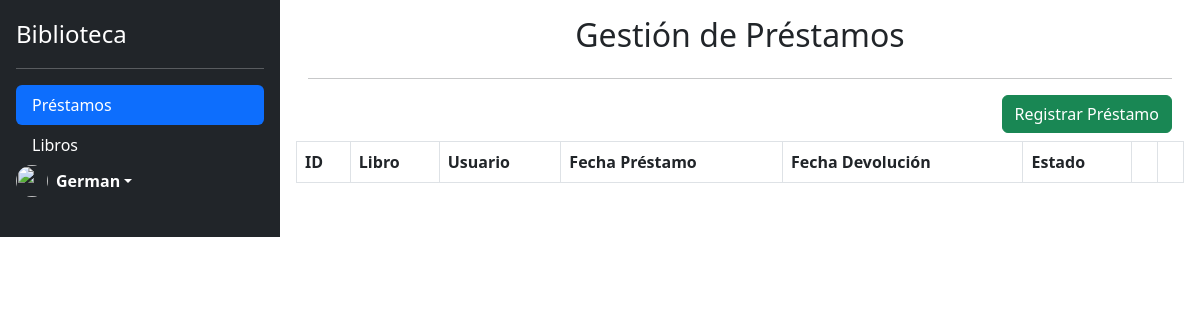
/vistas/index.php (signed in), run on an earlier commit of the app's database.
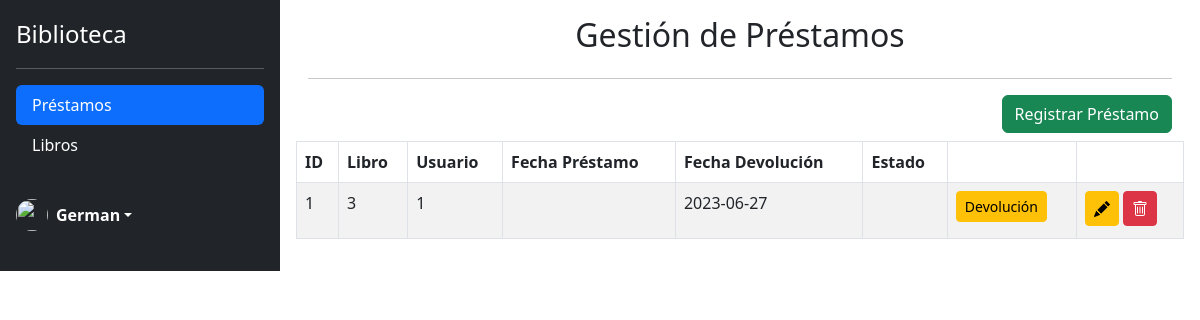
And on a later commit of the database.
### tables this page shows
CREATE TABLE `prestamo` (
  `id` int(11) NOT NULL,
  `id_libro` int(11) DEFAULT NULL,
  `id_usuario` int(11) DEFAULT NULL,
  `fecha_prestamo` date DEFAULT NULL,
  `fecha_devolución` date DEFAULT NULL,
  `estado` int(11) DEFAULT NULL
);

### controlador/controlador.php (called while the page is built, shortened)
<?php
include ('../modelos/clsprestamo.php');
function getPrestamos(){
    try {
        $conn =  connDB();
        $sql = "SELECT * FROM prestamo";
        $resultado = $conn->query($sql);
        $listaPrestamos = array();
        while ($fila = $resultado->fetch_assoc()) {
            $prestamo = new Prestamo ($fila['id'], $fila['id_libro'], $fila['id_usuario'], $fila['fecha_prestamo'], $fila['fecha_devolución'], $fila['estado']);
            $listaPrestamos[] = $prestamo;
        }
        return $listaPrestamos;
    } catch (Exception $e) {
        return 'Error: '.  $e->getMessage(). "\n";
    }
}
?>

### modelos/clsprestamo.php (called while the page is built, shortened)
<?php
class Prestamo{
    private $id;
    private $idLibro;
    private $idUsuario;
    private $fecha_devolucion;
    public function __construct($pId, $pIdLibro, $pIdUsuario, $pFecha_prestamo, $pFecha_devolucion, $pEstado){
        $this->id = $pId;
        $this->idLibro = $pIdLibro;
        $this->idUsuario = $pIdUsuario;
        $this->fecha_devolucion = $pFecha_prestamo;
    }
    public function getId(){
        return $this->id;
    }
    public function getIdLibro(){
        return $this->idLibro;
    }
    public function getIdUsuario(){
        return $this->idUsuario;
    }
    public function getFecha_devolucion(){
        return $this->fecha_devolucion;
    }
}
?>

### vistas/index.php (the view, shortened to what this page needs)
<?php
require('../controlador/controlador.php');
$sidebar_op = 1;
?>
<!DOCTYPE html>
<html lang="en">
<head>
  <?php include '../layout/head.php';?>
</head>
<body>
  <main class="d-flex flex-nowrap">
    <?php include '../layout/sidebar.php';?>
    <div class="d-flex flex-column p-3 w-100 frame">
        <div class="container">
            <div class="row">
              <h2 class="text-center">Gestión de Préstamos</h2>
            </div>
            <hr>
            <div class="row">
              <div class="d-grid gap-2 d-md-flex justify-content-md-end">
                <a href="prestamos-crear.php" class="btn btn-success mb-2">Registrar Préstamo</a>
              </div>
            </div>
            <div class="row">
              <table class="table table-striped table-bordered">
                <thead>
                  <tr>
                    <th scope="col">ID</th>
                    <th scope="col">Libro</th>
                    <th scope="col">Usuario</th>
                    <th scope="col">Fecha Préstamo</th>
                    <th scope="col">Fecha Devolución</th>
                    <th scope="col">Estado</th>
                    <th scope="col"></th>
                    <th scope="col"></th>
                  </tr>
                </thead>
                <tbody>
                <?php
                $prestamos = getPrestamos();
                foreach ($prestamos as $prestamo) {
                ?>
                  <tr>
                    <td><?=$prestamo->getId()?></td>
                    <td><?=$prestamo->getIdLibro()?></td>
                    <td><?=$prestamo->getIdUsuario()?></td>
                    <td><?=$prestamo->getFecha_prestamo()?></td>
                    <td><?=$prestamo->getFecha_devolucion()?></td>
                    <td><?=$prestamo->getEstado()?></td>
                    <td>
                      <button class="btn btn-warning btn-sm mb-2">
                        Devolución
                      </button>
                    </td>
                    <td>
                    <a class="btn btn-warning btn-sm pb-2" name="btnEditar" href="prestamos-editar.php?id=<?=$prestamo->getId()?>">
                    </a>
                    <button class="btn btn-danger btn-sm pb-2" type="submit" name="btnEliminar">
                    </button>
                    </td>
                  <?php
                  }
                  ?>
                  </tr>
                </tbody>
              </table>
            </div>
        </div>
    </div>
  </main>
</body>
</html>

### layout/head.php (shortened to what this page needs)
<link rel="stylesheet" href="../css/style.css">
<link href="https://cdn.jsdelivr.net/npm/bootstrap@5.3.0/dist/css/bootstrap.min.css" rel="stylesheet">

### layout/sidebar.php (shortened to what this page needs)
<?php
$prestamos_opc = "text-white";
$libros_opc = "text-white";
switch ($sidebar_op) {
  case 1:
    $prestamos_opc = "active";
    break;
}
?>
<div class="d-flex flex-column flex-shrink-0 p-3 text-bg-dark" style="width: 280px;">
      <a href="/" class="d-flex align-items-center mb-3 mb-md-0 me-md-auto text-white text-decoration-none">
          <span class="fs-4">Biblioteca</span>
      </a>
      <hr>
      <ul class="nav nav-pills flex-column mb-auto">
        <li class="nav-item">
          <a href="index.php" class="nav-link <?=$prestamos_opc?>" aria-current="page">
              Préstamos
          </a>
        </li>
        <li>
          <a href="libros.php" class="nav-link <?=$libros_opc?>">
              Libros
          </a>
        </li>
      </ul>
      <?php
      if ( !empty($_SESSION['nombre']) ) {
      ?>
      <div class="dropdown mb-4">
        <a href="#" class="d-flex align-items-center text-white text-decoration-none dropdown-toggle" data-bs-toggle="dropdown" aria-expanded="false">
            <img src="https://github.com/mdo.png" alt="" width="32" height="32" class="rounded-circle me-2">
            <strong><?=$_SESSION['nombre']?></strong>
        </a>
      </div>
      <?php
      }
      ?>
</div>

### css/style.css (style rules this page uses)
body { min-height: 100vh; min-height: -webkit-fill-available; }
html { height: -webkit-fill-available; }
main { height: 100vh; height: -webkit-fill-available; max-height: 100vh; overflow-x: auto; overflow-y: hidden; }
.frame { overflow-y: auto; }

What changed in the data, as far as the page shows it:
added prestamo: id "1", id_libro "3", id_usuario "1", fecha_prestamo "2023-06-27"
